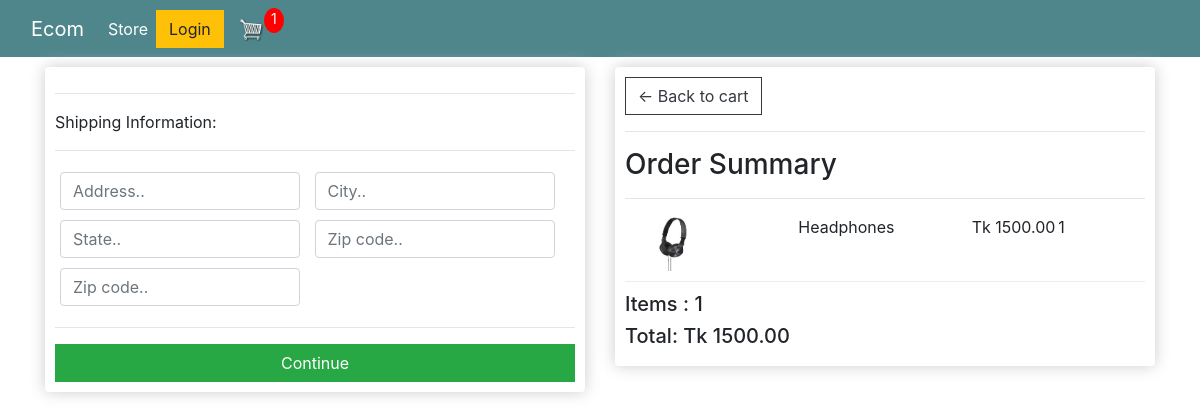
/checkout/ (signed in), run on an earlier commit of the app's database.
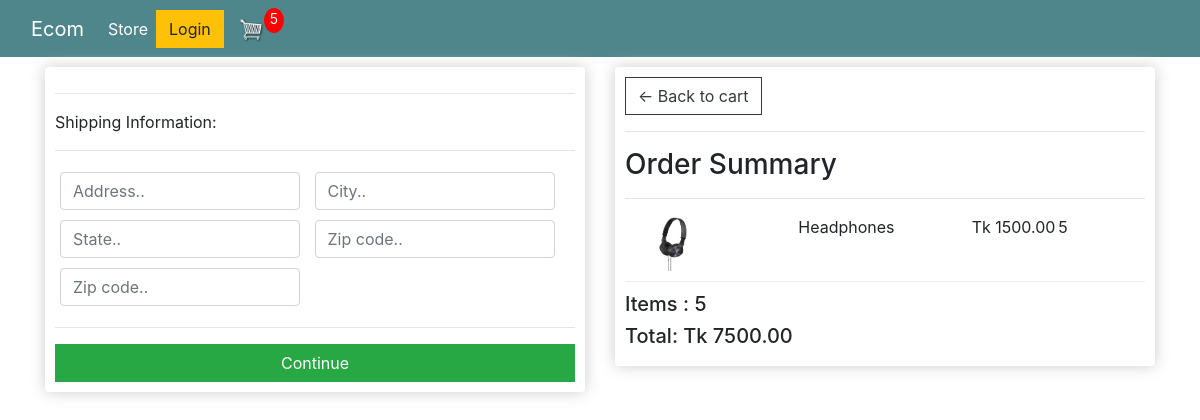
And on a later commit of the database.
### store/models.py (models this page shows, shortened)
class OrderItem(models.Model):
    product = models.ForeignKey(Product, on_delete=models.SET_NULL, blank=True, null=True)
    order = models.ForeignKey(Order, on_delete=models.SET_NULL, blank=True, null=True)
    quantity = models.IntegerField(default=0, null=True, blank=True)
    date_added = models.DateTimeField(auto_now_add=True)
    @property
    def get_total(self):
        total = self.product.price*self.quantity
        return total

class Order(models.Model):
    customer = models.ForeignKey(Customer, on_delete=models.SET_NULL, blank=True, null=True)
    date_ordered = models.DateTimeField(auto_now_add=True)
    complete = models.BooleanField(default=False, null=True, blank=False)
    transaction_id = models.CharField(max_length=200, null=True)
    @property
    def shipping(self):
        shipping = False
        orderitems = self.orderitem_set.all()
        for i in orderitems:
            if i.product.digital == False:
                shipping = True
        return shipping
    @property
    def get_cart_total(self):
        orderitems = self.orderitem_set.all()
        total = sum([item.get_total for item in orderitems])
        return total
    @property
    def get_cart_items(self):
        orderitems = self.orderitem_set.all()
        total = sum([item.quantity for item in orderitems])
        return total

class Product(models.Model):
    name = models.CharField(max_length=200, null=True)
    price = models.DecimalField(max_digits=8, decimal_places=2)
    digital = models.BooleanField(default=False, null=True, blank=False)
    image = models.ImageField(null = True, blank = True)
    @property
    def imageURL(self):
        try:
            url = self.image.url
        except:
            url = ''
        return url

### store/views.py (the view)
# urls.py: path('checkout/', views.checkout, name='checkout'),
def checkout(request):
    if request.user.is_authenticated:
        customer = request.user.customer
        order, created = Order.objects.get_or_create(customer=customer, complete=False)
        items = order.orderitem_set.all()
        cartItems = order.get_cart_items
    else:
        items = []
        order = {'get_cart_total':0, 'get_cart_items':0,'shipping':False}
        cartItems = order['get_cart_items']
    context = {'items':items, 'order':order,'cartItems':cartItems}
    return render(request, 'store/checkout.html', context)

### store/templates/store/checkout.html (shortened to what this page needs)
{% extends 'store/main.html' %}
{% load static %}
{% block content %}
<div class="row">
    <div class="col-lg-6">
        <div class="box-element" id="form-wrapper">
            <form id="form">
                <div id="shipping-info">
                    <hr>
                    <p>Shipping Information:</p>
                    <hr>
                    <div class="form-field">
                        <input class="form-control" type="text" name="address" placeholder="Address..">
                    </div>
                    <div class="form-field">
                        <input class="form-control" type="text" name="city" placeholder="City..">
                    </div>
                    <div class="form-field">
                        <input class="form-control" type="text" name="state" placeholder="State..">
                    </div>
                    <div class="form-field">
                        <input class="form-control" type="text" name="zipcode" placeholder="Zip code..">
                    </div>
                    <div class="form-field">
                        <input class="form-control" type="text" name="country" placeholder="Zip code..">
                    </div>
                </div>
                <hr>
                <input id="form-button" class="btn btn-success btn-block" type="submit" value="Continue">
            </form>
        </div>
        <br>
    </div>
    <div class="col-lg-6">
        <div class="box-element">
            <a class="btn btn-outline-dark" href="{% url 'cart' %}">&#x2190; Back to cart</a>
            <hr>
            <h3>Order Summary</h3>
            <hr>
            {% for item in items %}
            <div class="cart-row">
                <div style="flex:2"><img class="row-image" src="{{item.product.imageURL}}"></div>
                <div style="flex:2"><p>{{item.product.name}}</p></div>
                <div style="flex:1"><p>Tk {{item.product.price}}</p></div>
                <div style="flex:1"><p>{{item.quantity}}</p></div>
            </div>
            {% endfor %}
            <h5>Items : {{order.get_cart_items}}</h5>
            <h5>Total: Tk {{order.get_cart_total}}</h5>
        </div>
    </div>
</div>
{% endblock content %}

What changed in the data, as far as the page shows it:
changed OrderItem "Headphones": quantity "1" → "5"
changed through a linked row, Order: get_cart_items "1" → "5"; get_cart_total "1500.00" → "7500.00"
Also different on the page:
{{ cartItems }}: "1" → "5"
